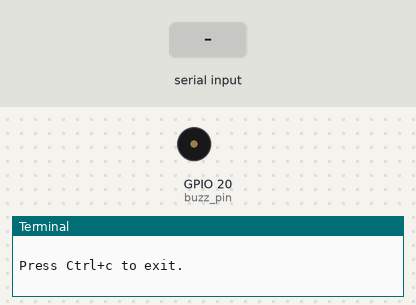
This program was run on a simulated Raspberry Pi (BCM pin numbers). Parts: buzzer (waves = sounding, pin HIGH), the last lines printed to the terminal. Inputs (shaded band) come from the test bench.

Above: at 1.2 s.
1.3 s: "1" typed at the terminal, then Enter
At 2.05 s:
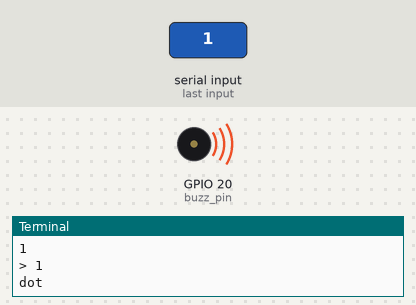
4.3 s: "0" typed at the terminal, then Enter
At 4.85 s:
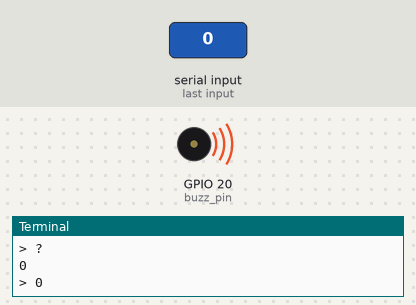
7.3 s: "2" typed at the terminal, then Enter
At 9.9 s:
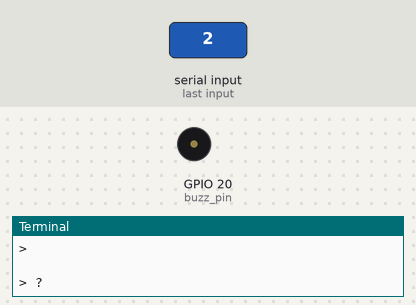
Timing chart, 0 to 11.4 s (numbered marks = the images above; inputs shaded):
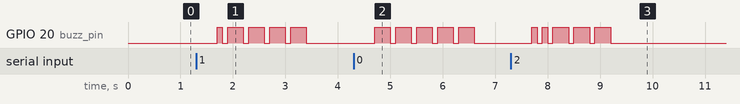

Measured:
- after the input at 1.3 s, GPIO 20 (buzz_pin): LOW → HIGH after 0.40 s, then repeats every 0.40 s: LOW 0.10 s, HIGH 0.30 s, until it stays LOW from 3.4 s
- after the input at 4.3 s, GPIO 20 (buzz_pin): alternates HIGH for 0.30 s and LOW for 0.10 s, 10 changes in all, then stays LOW, starting after 0.40 s
- after the input at 7.3 s, GPIO 20 (buzz_pin): goes HIGH 0.10 s, LOW 0.10 s, HIGH 0.10 s, 3 × (LOW 0.10 s, HIGH 0.30 s), then LOW, starting after 0.40 s

The program:

morse.py
```python
"""morse.py - a Morse code simulator using a Raspberry Pi.

This drives the KY-012 GPIO circuit which uses an active buzzer. See ky-012.md for details.
This is an alternative to the Morse code circuit that the Scouts are building to practise
breadboard prototyping.
Simply type into the console, and when you hit enter, the text will be queued for output
as Morse code.

Press Ctrl+c to exit.
"""

import RPi.GPIO as GPIO
import sys
import time

print (__doc__)

buzz_pin = 20

GPIO.setmode(GPIO.BCM)
GPIO.setup(buzz_pin, GPIO.OUT)

gap_time = 0.1
short_time = 0.3
medium_time = 0.7
dot_time = 0.1
dash_time = 0.3

dot = 0
dash = 1

encode = {'a':[dot, dash],
          'b':[dash, dot, dot, dot],
          'c':[dash, dot, dash, dot],
          'd':[dash, dot, dot],
          'e':[dot],
          'f':[dot, dot, dash, dot],
          'g':[dash, dash, dot],
          'h':[dot, dot, dot, dot],
          'i':[dot, dot],
          'j':[dot, dash, dash, dash],
          'k':[dash, dot, dash],
          'l':[dot, dash, dot, dot],
          'm':[dash, dash],
          'n':[dash, dot],
          'o':[dash, dash, dash],
          'p':[dot, dash, dash, dot],
          'q':[dash, dash, dot, dash],
          'r':[dot, dash, dot],
          's':[dot, dot, dot],
          't':[dash],
          'u':[dot, dot, dash],
          'v':[dot, dot, dot, dash],
          'w':[dot, dash, dash],
          'x':[dash, dot, dot, dash],
          'y':[dash, dot, dash, dash],
          'z':[dash, dash, dot, dot],
          '1':[dot, dash, dash, dash, dash],
          '2':[dot, dot, dash, dash, dash],
          '3':[dot, dot, dot, dash, dash],
          '4':[dot, dot, dot, dot, dash],
          '5':[dot, dot, dot, dot, dot],
          '6':[dash, dot, dot, dot, dot],
          '7':[dash, dash, dot, dot, dot],
          '8':[dash, dash, dash, dot, dot],
          '9':[dash, dash, dash, dash, dot],
          '0':[dash, dash, dash, dash, dash],
          '.':[dot, dash, dot, dash, dot, dash],
          '?':[dot, dot, dash, dash, dot, dot],
          }
try:
  while True:
    message = sys.stdin.readline()
    for character in message:
      print ('> ' + character)
      if character == ' ':
        time.sleep(medium_time)
      elif character in encode:
        time.sleep(short_time)
        for bleep in encode[character]:
            time.sleep(gap_time)
            GPIO.output(buzz_pin, True)
            if bleep == dot:
              time.sleep(dot_time)
              print ('dot')
            else:
              time.sleep(dash_time)
              print ('dash')
            GPIO.output(buzz_pin, False)
      else:
        print ('> ?')

except KeyboardInterrupt:
  GPIO.cleanup()

except Exception as e:
  print (str(e))
  GPIO.cleanup()
```
